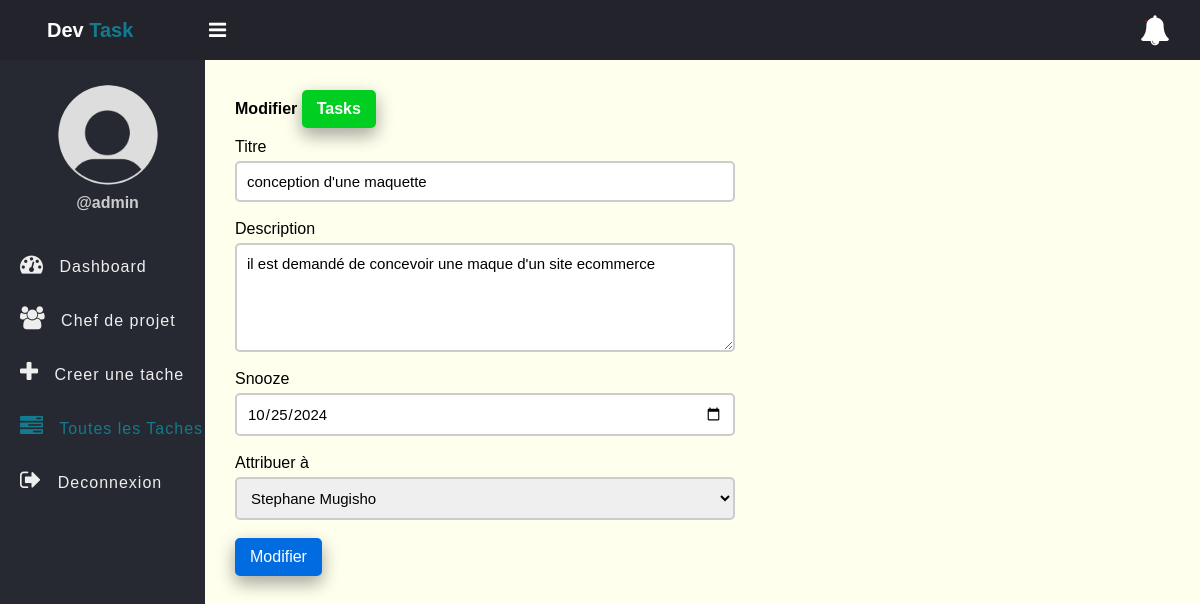
The app's page /edit-task.php?id=28 (signed in) with its own data.
### tables this page shows
CREATE TABLE `tasks` (
  `id` int(11) NOT NULL,
  `title` varchar(100) NOT NULL,
  `description` text DEFAULT NULL,
  `assigned_to` int(11) DEFAULT NULL,
  `due_date` date DEFAULT NULL,
  `status` enum('pending','in_process','completed') DEFAULT 'pending',
  `created_at` timestamp NOT NULL DEFAULT current_timestamp()
);

### app/Model/Task.php (called while the page is built, shortened)
<?php
function get_task_by_id($conn, $id){
	$sql = "SELECT * FROM tasks WHERE id =? ";
	$stmt = $conn->prepare($sql);
	$stmt->execute([$id]);
	if($stmt->rowCount() > 0){
		$task = $stmt->fetch();
	}else $task = 0;
	return $task;
}

### app/Model/User.php (called while the page is built, shortened)
<?php
function get_all_users($conn){
	$sql = "SELECT * FROM users WHERE role =? ";
	$stmt = $conn->prepare($sql);
	$stmt->execute(["employee"]);
	if($stmt->rowCount() > 0){
		$users = $stmt->fetchAll();
	}else $users = 0;
	return $users;
}

### edit-task.php (the view, shortened to what this page needs)
<?php
if (isset($_SESSION['role']) && isset($_SESSION['id']) && $_SESSION['role'] == "admin") {
    include "DB_connection.php";
    include "app/Model/Task.php";
    include "app/Model/User.php";
    $id = $_GET['id'];
    $task = get_task_by_id($conn, $id);
   $users = get_all_users($conn);
 ?>
<!DOCTYPE html>
<html>
<head>
	<link rel="stylesheet" href="https://stackpath.bootstrapcdn.com/font-awesome/4.7.0/css/font-awesome.min.css">
	<link rel="stylesheet" href="css/style.css">
</head>
<body>
	<?php include "inc/header.php" ?>
	<div class="body">
		<?php include "inc/nav.php" ?>
		<section class="section-1">
			<h4 class="title">Modifier <a href="tasks.php">Tasks</a></h4>
			<form class="form-1"
			      method="POST"
			      action="app/update-task.php">
				<div class="input-holder">
					<lable>Titre</lable>
					<input type="text" name="title" class="input-1" placeholder="Nom complet" value="<?=$task['title']?>"><br>
				</div>
				<div class="input-holder">
					<lable>Description</lable>
					<textarea name="description" rows="5" class="input-1" ><?=$task['description']?></textarea><br>
				</div>
				<div class="input-holder">
					<lable>Snooze</lable>
					<input type="date" name="due_date" class="input-1" placeholder="Snooze" value="<?=$task['due_date']?>"><br>
				</div>
            <div class="input-holder">
					<lable>Attribuer à</lable>
					<select name="assigned_to" class="input-1">
						<?php if ($users !=0) {
							foreach ($users as $user) {
								if ($task['assigned_to'] == $user['id']) { ?>
									<option selected value="<?=$user['id']?>"><?=$user['full_name']?></option>
						<?php }else{ ?>
                  <option value="<?=$user['id']?>"><?=$user['full_name']?></option>
						<?php } } } ?>
					</select><br>
				</div>
				<button class="edit-btn">Modifier</button>
			</form>
		</section>
	</div>
</body>
</html>
<?php }else{
   $em = "First login";
   header("Location: login.php?error=$em");
   exit();
}
 ?>

### css/style.css (style rules this page uses)
* { padding: 0; margin: 0; box-sizing: border-box; font-family: arial, sans-serif; }
.body { display: flex; }
.section-1 { padding: 30px; }
.section-1 .title { margin-bottom: 10px; }
.section-1 .title a { text-decoration: none; display: inline-block; padding-left: 10px; border: none; background: #00CF22; padding: 10px 15px; color: #fff; font-size: 16px; border-radius: 5px; cursor: pointer; outline: none; transition: background 1s; box-shadow: 0 8px 16px 0 rgba(0,0,0,0.2), 0 6px 20px 0 rgba(0,0,0,0.19); }
.section-1 { width: 100%; background: #ffe; }
.edit-btn { text-decoration: none; display: inline-block; padding-left: 10px; border: none; background: #006CE0; padding: 10px 15px; color: #fff; font-size: 16px; border-radius: 5px; cursor: pointer; outline: none; transition: background 1s; box-shadow: 0 8px 16px 0 rgba(0,0,0,0.2), 0 6px 20px 0 rgba(0,0,0,0.19); }
.form-1 { width: 90%; max-width: 500px; }
.input-holder lable { display: block; margin-bottom: 5px; }
.input-1 { border: 2px solid #ccc; width: 100%; padding: 10px; font-size: 15px; outline: none; border-radius: 5px; display: block; }

### records on screen
tasks: title "conception d'une maquette", description "il est demandé de concevoir une maque d'un site ecommerce", due_date "10/25/2024"

### other values on screen
$_SESSION['username'] "admin"
form field assigned_to "Stephane Mugisho"
